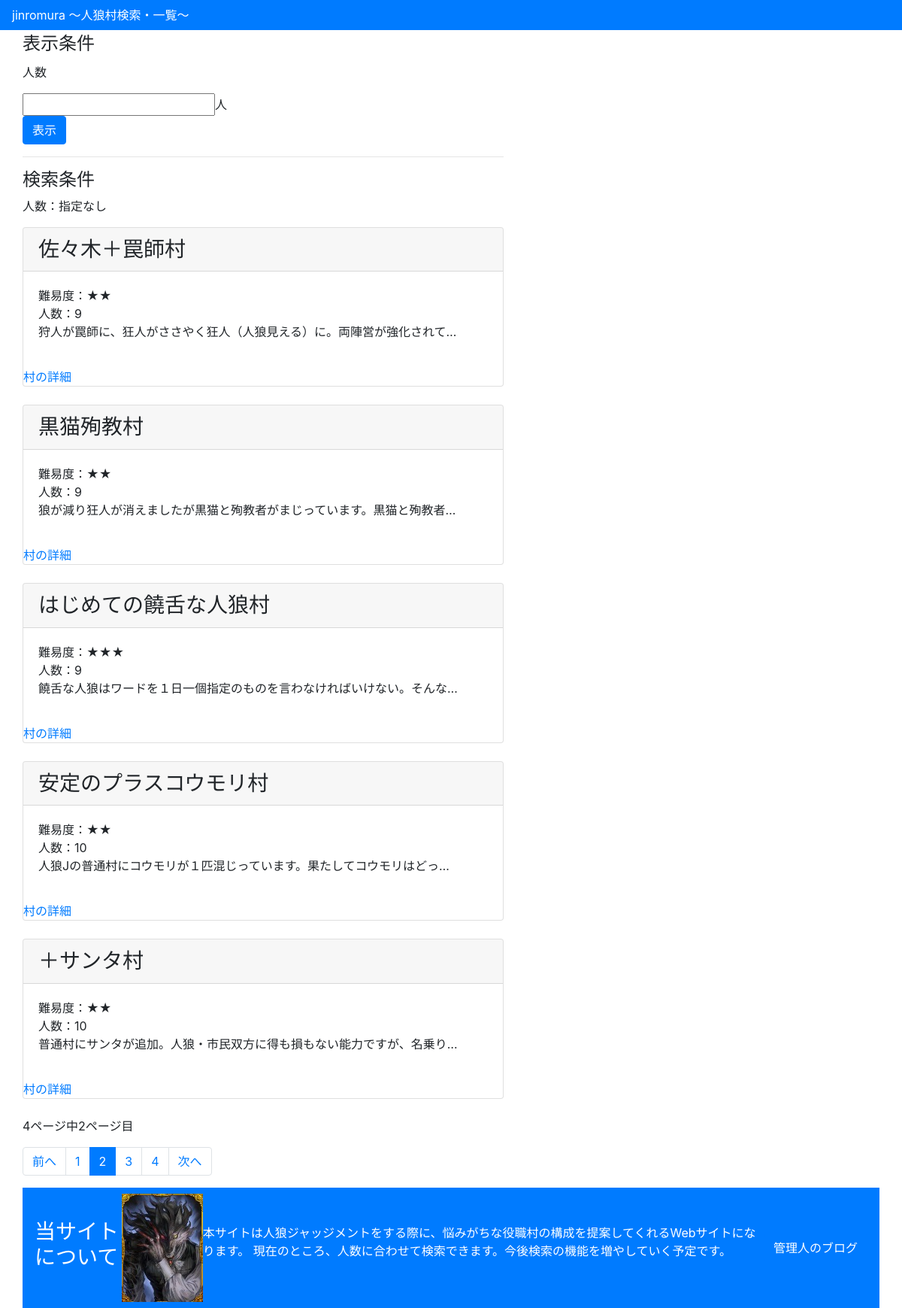
/jinromura/?page=2, run on the app's committed database.
### jinromura/models.py (models this page shows, shortened)
class Village(models.Model):
    name = models.CharField('村名',max_length=40)
    people = models.IntegerField('人数',default=0)
    level = models.IntegerField('難易度',default=0)
    category = models.CharField('種類',max_length=200)
    description = models.CharField('説明',max_length=200)
    citizen = models.IntegerField('市民',default=0)
    werewolf = models.IntegerField('人狼',default=0)
    hunter = models.IntegerField('狩人',default=0)
    f_teller = models.IntegerField('占い師',default=0)
    shaman = models.IntegerField('霊能者',default=0)
    dspcho = models.IntegerField('狂人',default=0)
    straw_doll = models.IntegerField('わら人形',default=0)
    lover = models.IntegerField('恋人',default=0)
    fox = models.IntegerField('妖狐',default=0)
    nekomata = models.IntegerField('猫又',default=0)
    black_cat = models.IntegerField('黒猫',default=0)
    thief = models.IntegerField('怪盗',default=0)
    psyco = models.IntegerField('サイコ',default=0)
    martydom = models.IntegerField('殉教者',default=0)
    bakery = models.IntegerField('パン屋',default=0)
    mayor = models.IntegerField('市長',default=0)
    trap_nurses = models.IntegerField('罠師',default=0)
    big_wolf = models.IntegerField('大狼',default=0)
    fugitive = models.IntegerField('逃亡者',default=0)
    zombi = models.IntegerField('ゾンビ',default=0)
    teruteru = models.IntegerField('てるてる坊主',default=0)
    wiseman = models.IntegerField('賢者',default=0)
    slave = models.IntegerField('奴隷',default=0)
    aristcracy = models.IntegerField('貴族',default=0)
    wolfboy = models.IntegerField('狼少年',default=0)
    santa = models.IntegerField('サンタ',default=0)
    pigman = models.IntegerField('豚男',default=0)
    cursed = models.IntegerField('呪われし者',default=0)
    dictator = models.IntegerField('独裁者',default=0)
    assassin = models.IntegerField('暗殺者',default=0)
    sorcerer = models.IntegerField('妖術師',default=0)
    bat = models.IntegerField('コウモリ',default=0)
    queen = models.IntegerField('女王',default=0)
    sasaki = models.IntegerField('ささやく狂人',default=0)
    fanatic = models.IntegerField('狂信者',default=0)
    goyoku = models.IntegerField('強欲な人狼',default=0)
    wisewolf = models.IntegerField('賢狼',default=0)
    noisywolf = models.IntegerField('饒舌な人狼',default=0)
    doctor = models.IntegerField('医者',default=0)

### jinromura/views.py (the view)
# urls.py: path('', views.IndexView.as_view(), name='index'),
class IndexView(generic.ListView):
    model = Village
    template_name = 'jinromura/index.html'
    paginate_by = 5
    def get_context_data(self, **kwargs):
        context = super(IndexView, self).get_context_data(**kwargs)
        object_list = self.model.objects.all().order_by('people')
        context['village_list'] = object_list
        return context
    def get_queryset(self):
        object_list = self.model.objects.all().order_by('people')
        q_people = self.request.GET.get('people')
        if q_people is not None:
            if q_people != "":
                object_list =object_list.filter(people=q_people)
        return object_list

### jinromura/templatetags/pagination.py (called while the page is built)
@register.simple_tag
def query_pagination(request, page_number):
    querydict = request.GET.copy()
    querydict['page'] = str(page_number)
    return querydict.urlencode()

### jinromura/templatetags/people_filters.py (called while the page is built)
@register.filter
def people(querydict):
    people = querydict.get('people')
    return "" if people is None else people

### jinromura/templatetags/range.py (called while the page is built)
@register.filter(name='range')
def _range(_min, args=None):
    _max, _step = None, None
    if args:
        if not isinstance(args, int):
            _max, _step = map(int, args.split(','))
        else:
            _max = args
    args = filter(None, (_min,_max,_step))
    return range(*args)

### jinromura/templates/jinromura/index.html (shortened to what this page needs)
{% load staticfiles %}
{% load static %}
{% load range %}
{% load people_filters %}
{% load pagination %}
<html>
  <head>
    <link rel="stylesheet" type="text/css" href="{% static 'css/bootstrap.css' %}" />
  </head>
  <body>
    <div>
      <nav class="navbar navbar-expand-lg navbar-light bg-primary text-white">
        jinromura 〜人狼村検索・一覧〜
      </nav>
    </div>
    <div class="container">
      <div class="row">
        <div id="contents">
          <form method="get" action="" name="filter_form">
            <legend>表示条件</legend>
            <p>人数</p>
            <div>
              <input type="number" id="filter_people"
                  name="people"
                  value={{ request.GET|people }}>人
            </div>
            <button class="btn btn-primary" id="filter">表示</button>
          </form>
          <hr>
          <h4>検索条件</h4>
          {% if request.GET|people %}
          <p>人数：{{request.GET|people}}</p>
          {% else %}
          <p>人数：指定なし</p>
          {% endif %}
          {% if object_list %}
            {% for village in object_list %}
            <div class="card" style="width:40rem;">
              <h3 class="card-header">{{ village.name }}</h3>
              <p class="card-body">難易度：{% for value in village.level|range %}★{% endfor %}
                <br>人数：{{ village.people }}
                <br>{{ village.description|truncatechars:35 }}
              </p>
              <a href="{% url 'detail' village.id %}" class="card-link">村の詳細</a>
            </div>
            <br>
            {% endfor %}
          {% else %}
            <p>条件に該当する村は見つかりませんでした。</p>
          {% endif %}
          {% if is_paginated %}
            <p>{{ page_obj.paginator.num_pages }}ページ中{{ page_obj.number }}ページ目</p>
            <nav>
              <ul class="pagination">
                  {% if page_obj.has_previous %}
                      <li class="page-item"><a class="page-link" href="{% url 'index' %}?{% query_pagination request page_obj.previous_page_number %}">前へ</a></li>
                  {% endif %}
                  {% for link_page in page_obj.paginator.page_range %}
                      {% if link_page == page_obj.number %}
                          <li class="page-item active"><span class="page-link" href="#">{{ link_page }}</span></li>
                      {% else %}
                          <li class="page-item"><a class="page-link" href="{% url 'index' %}?{% query_pagination request link_page %}">{{ link_page }}</a></li>
                      {% endif %}
                  {% endfor %}
                  {% if page_obj.has_next %}
                      <li class="page-item"><a class="page-link" href="{% url 'index' %}?{% query_pagination request page_obj.next_page_number %}">次へ</a></li>
                  {% endif %}
              </ul>
            </nav>
            {% endif %}
          </div>
          <div>
            <nav class="navbar navbar-expand-lg navbar-light bg-primary text-white">
              <h3>当サイトについて</h3>
              <br>
              <img src="{% static "img/werewolf.jpg" %}" alt="Werewolf image">
              <br>
              <p>
                本サイトは人狼ジャッジメントをする際に、悩みがちな役職村の構成を提案してくれるWebサイトになります。
                現在のところ、人数に合わせて検索できます。今後検索の機能を増やしていく予定です。
              </p>
              <a class="btn btn-primary" href="https://takaxtech.com/">管理人のブログ</a>
            </nav>
          </div>
      </div>
    </body>
</html>

### data on the page
Village: name "佐々木＋罠師村", people "9", description "狩人が罠師に、狂人がささやく狂人（人狼見える）に。両陣営が強化されて…"
Village: name "黒猫殉教村", people "9", description "狼が減り狂人が消えましたが黒猫と殉教者がまじっています。黒猫と殉教者…"
Village: name "はじめての饒舌な人狼村", people "9", description "饒舌な人狼はワードを１日一個指定のものを言わなければいけない。そんな…"
Village: name "安定のプラスコウモリ村", people "10", description "人狼Jの普通村にコウモリが１匹混じっています。果たしてコウモリはどっ…"
Village: name "＋サンタ村", people "10", description "普通村にサンタが追加。人狼・市民双方に得も損もない能力ですが、名乗り…"

### other printed values
{{ page_obj.paginator.num_pages }} "4"
{{ page_obj.number }} "2"
{{ link_page }} "1" "3" "4"
{{ link_page }} "2"
